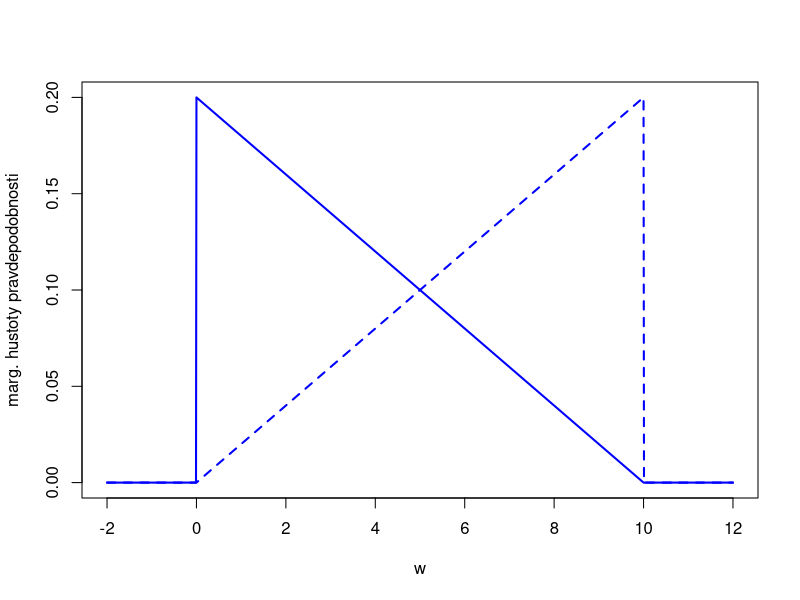
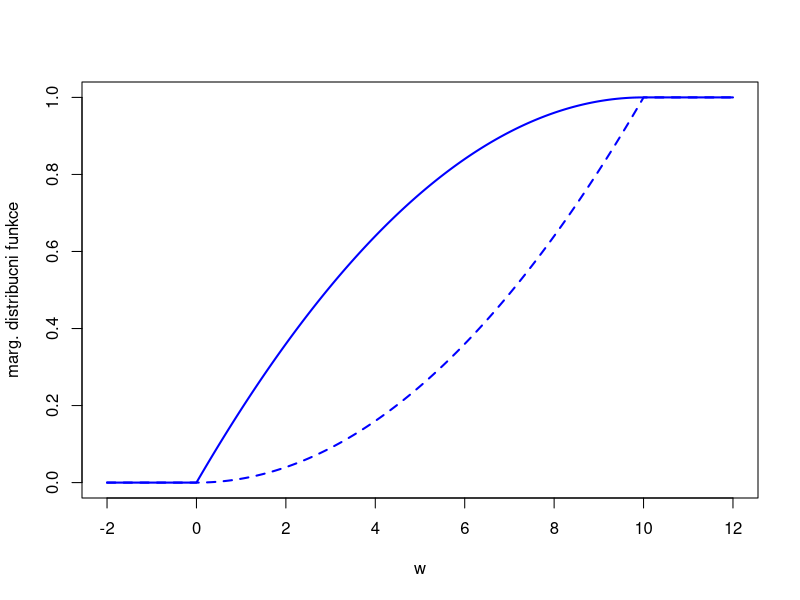

Write R code to recreate these figures, in order.
#  Graficka pomucka k Prikladu 5

# Grafy marginalnich hustot pravdepodobnosti

fX <- function (w) {
  f <- ifelse (w >= 0 & w <= 10, (10 - w) / 50, 0)
  return (f)
}

fY <- function (w) {
  f <- ifelse (w >= 0 & w <= 10, w / 50, 0)
  return (f)
}

w <- seq (-2, 12, by = 0.01)

plot (w, fX(w), type = "l", col = "blue", lwd = 2, ylab = "marg. hustoty pravdepodobnosti")
lines (w, fY(w), col = "blue", lwd = 2, lty = 2)

# Grafy marginalnich distribucnich funkci

FX <- function (w) {
  F <- (10*w - w^2/2) / 50
  F[w < 0] <- 0
  F[w > 10] <- 1
  return (F)
}

FY <- function (w) {
  F <- w^2/100
  F[w < 0] <- 0
  F[w > 10] <- 1
  return (F)
}

plot (w, FX(w), type = "l", col = "blue", lwd = 2, ylab = "marg. distribucni funkce")
lines (w, FY(w), col = "blue", lwd = 2, lty = 2)

# P (X >= 4) = 1 - FX (4)
1 - FX (4)

